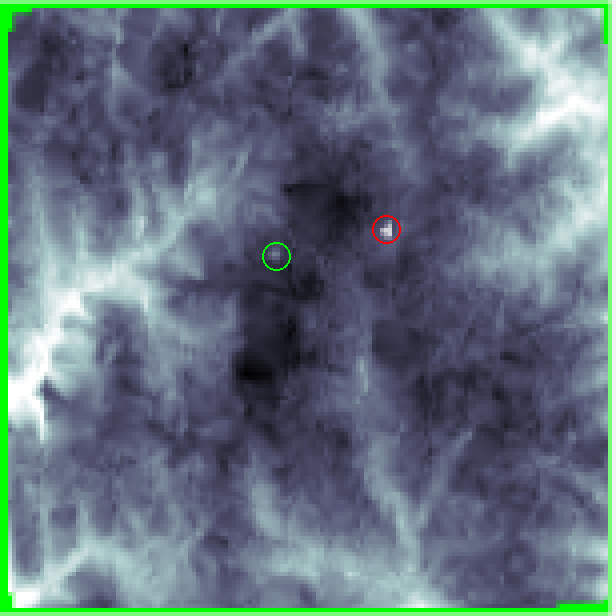
#> input picture experiments/_s161_verif_ve01/02_miniatura_0454_marcas.png, 616 x 616 px
$ python 05b_recorte_serie.py 02_miniatura_0454_marcas.png
#> lines starting #> are read from the running program, lines starting #| are printed output that depends on the picture
"""VE01-V: recorte ampliado x8 de la serie Last Month (x 335..395, y 100..300) de la imagen Distance VIIRS375 de MIROVA,
con regla: grilla horizontal medida en filas 110/147/184/221/258 = 25/20/15/10/5 km (7,4 px/km, cero en y=295);
grilla vertical 382 = 30-Sep (15,2 px/dia entre 382, 488, 595, 701). Imprime, por columna 345..380, las filas con
pixeles rojos o negros saturados (marcadores y tallos) convertidas a km."""
import sys, numpy as np
from PIL import Image
im = Image.open(sys.argv[1]).convert('RGB'); A = np.array(im).astype(int)
#> further down, im is the input picture: PIL image 616x616 RGB; mean R, G, B 98.8, 115.3, 125.3
R, G, B = A[..., 0], A[..., 1], A[..., 2]
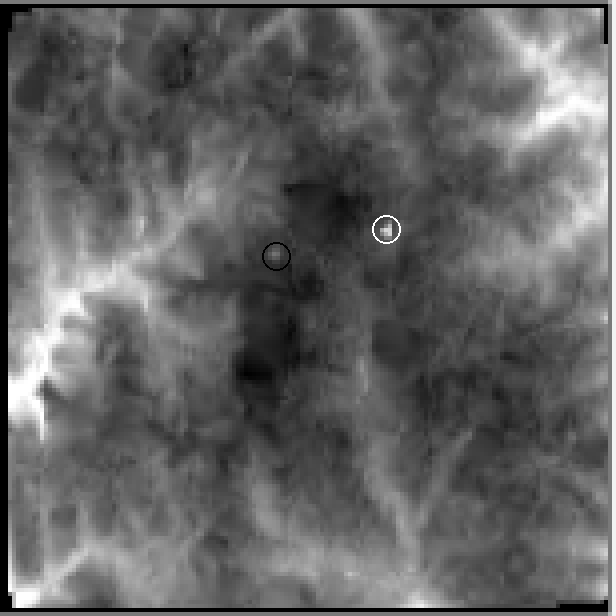
#> R: shape (616, 616) int64; min 0, max 255, mean 98.8
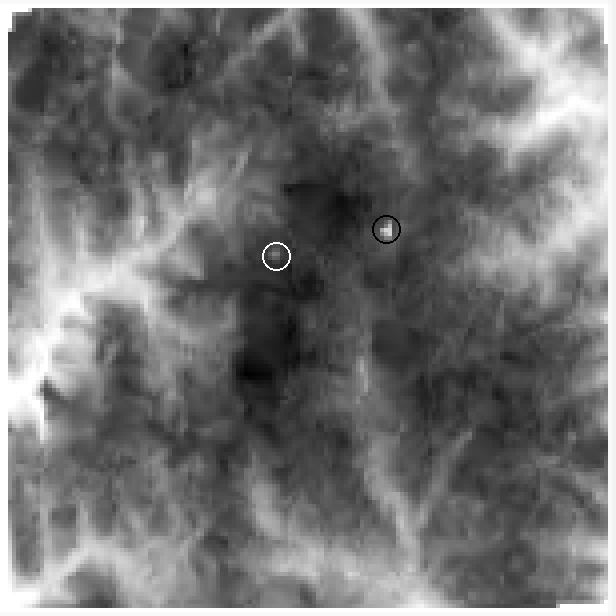
#> G: shape (616, 616) int64; min 0, max 255, mean 115.3
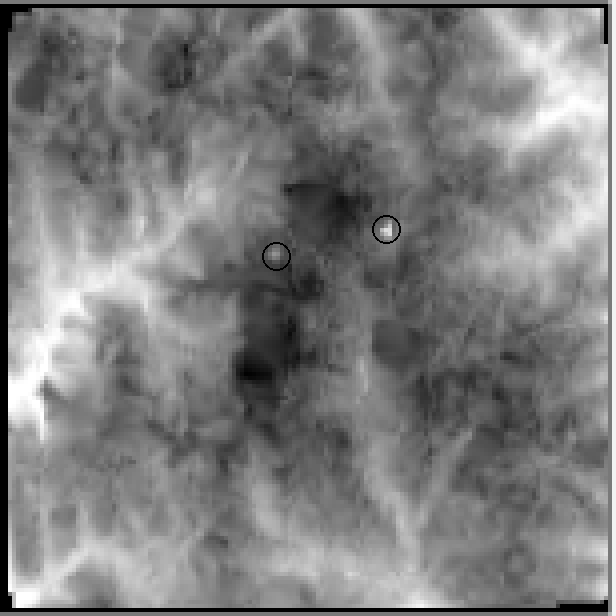
#> B: shape (616, 616) int64; min 0, max 255, mean 125.3
km = lambda y: (295 - y) / 7.4
dia = lambda x: (x - 382) / 15.2   # dias desde 2026-09-30 00:00
for x in range(345, 381):
    rojas = [y for y in range(100, 296) if R[y, x] > 180 and G[y, x] < 120 and B[y, x] < 120]
    negras = [y for y in range(100, 296) if R[y, x] < 110 and G[y, x] < 110 and B[y, x] < 110]
    if rojas or negras:
        f = lambda ys: f'{len(ys)} px, tope y={min(ys)} ({km(min(ys)):.2f} km)' if ys else '-'
        print(f'x {x} (30-Sep {dia(x):+.2f} d): rojo {f(rojas)} | negro {f(negras)}')
#> this loop made 36 passes
#> rojas on passes 28, 30, 31, 32, 33, 34, 35, 36: [226, 227, 228, 229, 230, 231, 232], [222, 223, 224, 225, 233, 234, 235, 236], [220, 221, 222, 236, 237, 238], [219, 220, 221, 237, 238, 239], [218, 219, 220, 238, 239, 240], [218, 219, 239, 240], [217, 218, 240, 241], [216, 217, 241, 242]
#| x 345 (30-Sep -2.43 d): rojo - | negro 160 px, tope y=136 (21.49 km)
#| x 346 (30-Sep -2.37 d): rojo - | negro 160 px, tope y=136 (21.49 km)
#| x 347 (30-Sep -2.30 d): rojo - | negro 160 px, tope y=136 (21.49 km)
#| x 348 (30-Sep -2.24 d): rojo - | negro 152 px, tope y=136 (21.49 km)
#| x 349 (30-Sep -2.17 d): rojo - | negro 152 px, tope y=136 (21.49 km)
#| x 350 (30-Sep -2.11 d): rojo - | negro 152 px, tope y=136 (21.49 km)
#| x 351 (30-Sep -2.04 d): rojo - | negro 152 px, tope y=136 (21.49 km)
#| x 352 (30-Sep -1.97 d): rojo - | negro 148 px, tope y=136 (21.49 km)
#> (further printed lines are left out)
im.crop((335, 100, 395, 300)).resize((60 * 8, 200 * 8), Image.NEAREST).save('05b_serie_dist_28_29sep_x8.png')
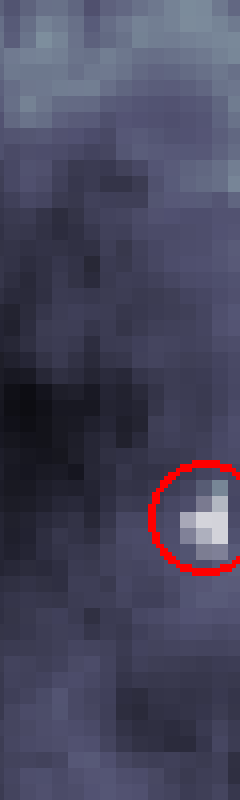
#> saved as 05b_serie_dist_28_29sep_x8.png: PIL image 480x1600 RGB (shown at 1/2 size); mean R, G, B 71, 70.1, 93
